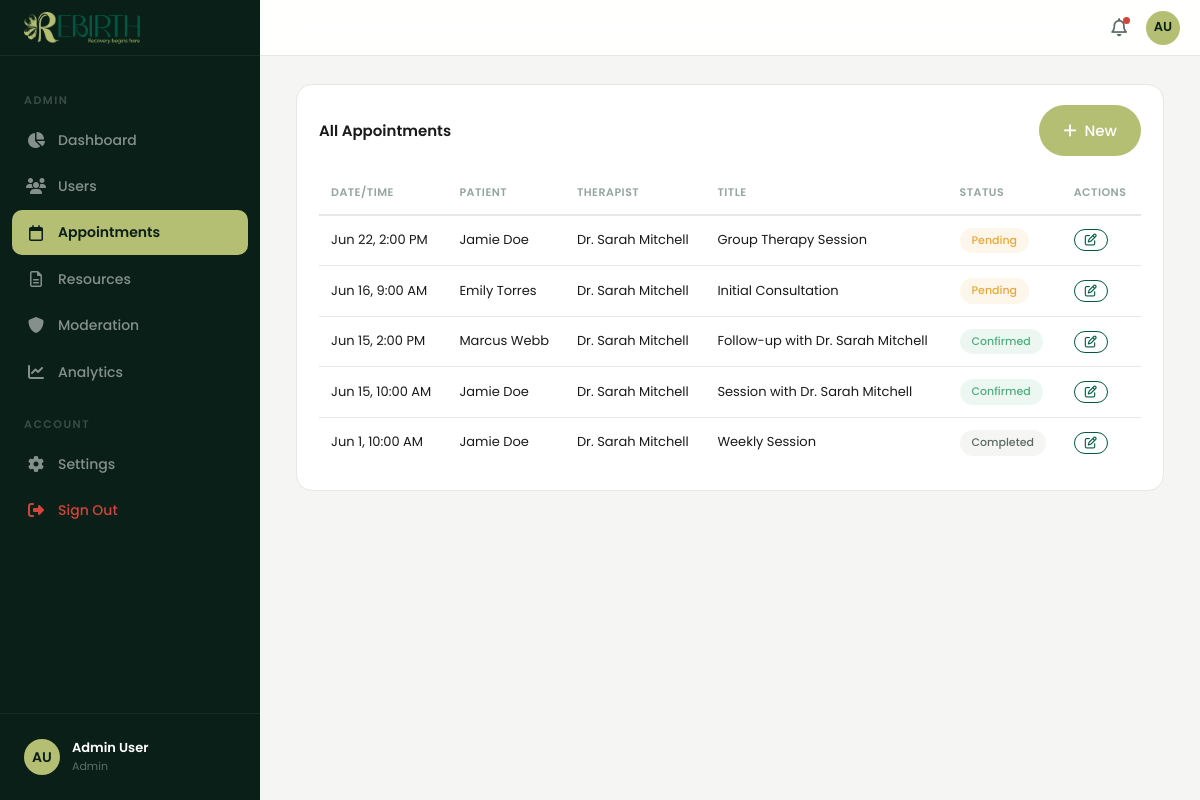
The page /admin/appointments (signed in) on the database its author committed.
### tables this page shows
CREATE TABLE `users` (
  `id` INT AUTO_INCREMENT PRIMARY KEY,
  `name` VARCHAR(100) NOT NULL,
  `email` VARCHAR(255) NOT NULL UNIQUE,
  `password_hash` VARCHAR(255) NOT NULL,
  `role` ENUM('member','therapist','admin') NOT NULL DEFAULT 'member',
  `stage` ENUM('Onboarding','Active','Maintenance','Alumni') NOT NULL DEFAULT 'Onboarding',
  `avatar` VARCHAR(255) DEFAULT NULL,
  `initials` VARCHAR(4) NOT NULL,
  `created_at` DATETIME NOT NULL DEFAULT CURRENT_TIMESTAMP,
  `updated_at` DATETIME NOT NULL DEFAULT CURRENT_TIMESTAMP ON UPDATE CURRENT_TIMESTAMP
);

CREATE TABLE `appointments` (
  `id` INT AUTO_INCREMENT PRIMARY KEY,
  `user_id` INT NOT NULL,
  `therapist_id` INT DEFAULT NULL,
  `title` VARCHAR(200) NOT NULL,
  `date_time` DATETIME NOT NULL,
  `status` ENUM('confirmed','pending','cancelled','completed') NOT NULL DEFAULT 'pending',
  `notes` TEXT DEFAULT NULL,
  `created_at` DATETIME NOT NULL DEFAULT CURRENT_TIMESTAMP,
  FOREIGN KEY (`user_id`) REFERENCES `users`(`id`) ON DELETE CASCADE,
  FOREIGN KEY (`therapist_id`) REFERENCES `users`(`id`) ON DELETE SET NULL
);

### app/core/Controller.php (called while the page is built, shortened)
<?php
class Controller {
  protected function render(string $view, array $data = []): string {
    extract($data);
    require VIEWS_PATH . '/' . $view . '.php';
    return ob_get_clean();
  }
  protected function renderWithLayout(string $layout, string $view, array $data = []): void {
    $content = $this->render($view, $data);
    extract(array_merge($data, ['content' => $content]));
    require VIEWS_PATH . '/layouts/' . $layout . '.php';
  }
}

### app/controllers/AdminController.php (called while the page is built, shortened)
<?php
class AdminController extends Controller {
  private function renderAdmin(string $view, string $title, array $extra = []): void {
    $this->requireRole('admin');
    $user = $this->user();
    $this->renderWithLayout('admin', $view, array_merge([
      'pageTitle' => 'Admin ' . $title . ' - Rebirth',
      'page' => $title,
      'user' => $user,
      '_token' => $this->csrf(),
    ], $extra));
  }
  public function appointments(): void {
    $appointments = Appointment::all();
    $therapists = User::therapists();
    $patients = User::all();
    $this->renderAdmin('admin/appointments', 'Appointments', [
      'appointments' => $appointments,
      'therapists' => $therapists,
      'patients' => $patients,
    ]);
  }
}

### app/core/App.php (called while the page is built, shortened)
<?php
class App {
  private Router $router;
  public function __construct() {
    $this->router = new Router();
  }
  private function registerRoutes(): void {
    $this->router->get('/', 'SiteController@index');
    $this->router->get('/login', 'AuthController@login');
    $this->router->post('/login', 'AuthController@authenticate');
    $this->router->get('/signup', 'AuthController@signup');
    $this->router->post('/signup', 'AuthController@register');
    $this->router->get('/logout', 'AuthController@logout');
    $this->router->post('/logout', 'AuthController@logout');
    $this->router->get('/panel/dashboard', 'PanelController@dashboard');
    $this->router->get('/panel/checkin', 'PanelController@checkin');
    $this->router->get('/panel/journal', 'PanelController@journal');
    $this->router->get('/panel/appointments', 'PanelController@appointments');
    $this->router->get('/panel/community', 'PanelController@community');
    $this->router->get('/panel/progress', 'PanelController@progress');
    $this->router->get('/panel/resources', 'PanelController@resources');
    $this->router->get('/panel/settings', 'PanelController@settings');
    $this->router->post('/checkin', 'PanelController@saveCheckin');
    $this->router->post('/journal/create', 'PanelController@createJournal');
    $this->router->post('/journal/delete', 'PanelController@deleteJournal');
    $this->router->post('/appointments/create', 'PanelController@createAppointment');
    $this->router->post('/appointments/cancel', 'PanelController@cancelAppointment');
    $this->router->post('/messages/create', 'PanelController@createMessage');
    $this->router->post('/messages/like', 'PanelController@likeMessage');
    $this->router->post('/settings/profile', 'PanelController@updateProfile');
    $this->router->post('/settings/join-group', 'PanelController@joinGroup');
    $this->router->get('/therapist/patients', 'PanelController@myPatients');
    $this->router->get('/therapist/patient/{id}', 'PanelController@patientDetail');
    $this->router->get('/panel/messages', 'PanelController@messages');
    $this->router->post('/messages/send', 'PanelController@sendMessage');
    $this->router->get('/messages/poll', 'PanelController@pollMessages');
    $this->router->get('/panel/sos', 'PanelController@sos');
    $this->router->post('/panel/sos/send', 'PanelController@sendSos');
    $this->router->get('/therapist/resources', 'PanelController@therapistResources');
    $this->router->post('/therapist/resources/create', 'PanelController@createTherapistResource');
    $this->router->post('/therapist/resources/delete', 'PanelController@deleteTherapistResource');
    $this->router->get('/therapist/messages', 'PanelController@therapistMessages');
    $this->router->get('/therapist/messages/{id}', 'PanelController@therapistConversation');
    $this->router->get('/therapist/availability', 'PanelController@therapistAvailability');
    $this->router->post('/therapist/availability/save', 'PanelController@saveTherapistAvailability');
    $this->router->get('/therapist/sos', 'PanelController@therapistSos');
    $this->router->post('/therapist/sos/acknowledge', 'PanelController@acknowledgeSos');
    $this->router->post('/therapist/sos/resolve', 'PanelController@resolveSos');
    $this->router->get('/therapist/patient/{id}/progress', 'PanelController@patientProgress');
    $this->router->post('/therapist/patient/{id}/progress/update', 'PanelController@updatePatientProgress');
    $this->router->get('/therapist/sos/count', 'PanelController@sosCount');
    $this->router->get('/therapist/availability/check', 'PanelController@checkAvailability');
    $this->router->get('/admin/appointments/availability', 'AdminController@getAvailability');
    $this->router->get('/admin/dashboard', 'AdminController@dashboard');
    $this->router->get('/admin/users', 'AdminController@users');
    $this->router->get('/admin/appointments', 'AdminController@appointments');
    $this->router->get('/admin/resources', 'AdminController@resources');
    $this->router->get('/admin/moderation', 'AdminController@moderation');
    $this->router->get('/admin/settings', 'AdminController@settings');
    $this->router->get('/admin/analytics', 'AdminController@analytics');
    $this->router->post('/admin/users/create', 'AdminController@createUser');
    $this->router->post('/admin/users/update', 'AdminController@updateUser');
    $this->router->post('/admin/users/delete', 'AdminController@deleteUser');
    $this->router->post('/admin/appointments/create', 'AdminController@createAppointment');
    $this->router->post('/admin/appointments/update', 'AdminController@updateAppointment');
    $this->router->post('/admin/resources/create', 'AdminController@createResource');
    $this->router->post('/admin/resources/update', 'AdminController@updateResource');
    $this->router->post('/admin/resources/delete', 'AdminController@deleteResource');
    $this->router->post('/admin/moderation/delete', 'AdminController@deleteMessage');
  }
  public function run(): void {
    $method = $_SERVER['REQUEST_METHOD'];
    $uri = parse_url($_SERVER['REQUEST_URI'], PHP_URL_PATH);
    $this->router->dispatch($method, $uri);
  }
}

### index.php (called while the page is built, shortened)
<?php
require_once __DIR__ . '/config.php';
$app = new App();
$app->run();

### config.php (called while the page is built, shortened)
<?php
spl_autoload_register(function ($class) {
  $paths = [
    APP_PATH . '/core/' . $class . '.php',
    APP_PATH . '/controllers/' . $class . '.php',
    APP_PATH . '/models/' . $class . '.php',
  ];
  foreach ($paths as $file) {
    if (file_exists($file)) { require_once $file; return; }
  }
});

### app/core/Database.php (called while the page is built, shortened)
<?php
class Database {
  private static ?PDO $instance = null;
  public static function connect(): PDO {
    if (self::$instance === null) {
      $dsn = 'mysql:host=' . DB_HOST . ';port=' . DB_PORT . ';charset=utf8mb4';
      self::$instance = new PDO($dsn, DB_USER, DB_PASS, [
        PDO::ATTR_ERRMODE => PDO::ERRMODE_EXCEPTION,
        PDO::ATTR_DEFAULT_FETCH_MODE => PDO::FETCH_ASSOC,
        PDO::ATTR_EMULATE_PREPARES => false,
      ]);
      self::$instance->exec('CREATE DATABASE IF NOT EXISTS `' . DB_NAME . '` CHARACTER SET utf8mb4 COLLATE utf8mb4_unicode_ci');
      self::$instance->exec('USE `' . DB_NAME . '`');
    }
    return self::$instance;
  }
  public static function query(string $sql, array $params = []): PDOStatement {
    $stmt = self::connect()->prepare($sql);
    $stmt->execute($params);
    return $stmt;
  }
  public static function fetch(string $sql, array $params = []): ?array {
    $row = self::query($sql, $params)->fetch();
    return $row ?: null;
  }
  public static function fetchAll(string $sql, array $params = []): array {
    return self::query($sql, $params)->fetchAll();
  }
}

### app/models/Appointment.php (called while the page is built, shortened)
<?php
class Appointment {
  public static function all(): array {
    return Database::fetchAll(
      "SELECT a.*, u.name as patient_name, u2.name as therapist_name
       FROM appointments a
       LEFT JOIN users u ON u.id = a.user_id
       LEFT JOIN users u2 ON u2.id = a.therapist_id
       ORDER BY a.date_time DESC"
    );
  }
}

### app/core/Middleware.php (called while the page is built, shortened)
<?php
trait Middleware {
  protected function requireAuth(): void {
    $user = Database::fetch("SELECT * FROM users WHERE id = ?", [$_SESSION['user_id']]);
  }
  protected function requireRole(string ...$roles): void {
    $this->requireAuth();
  }
  protected function currentUser(): ?array {
    return $_SESSION['user'] ?? null;
  }
  protected function user(): array {
    $u = $this->currentUser();
    return $u;
  }
}

### app/models/User.php (called while the page is built, shortened)
<?php
class User {
  public static function all(): array {
    return Database::fetchAll("SELECT * FROM users ORDER BY created_at DESC");
  }
  public static function therapists(): array {
    return Database::fetchAll("SELECT * FROM users WHERE role = 'therapist' ORDER BY name");
  }
}

### app/views/admin/appointments.php (the view, shortened to what this page needs)
<div class="card">
  <div class="card-header">
    <h3>All Appointments</h3>
    <button class="btn btn-primary" id="createApptBtn"><i class="fa-solid fa-plus"></i> New</button>
  </div>
  <div class="card-body">
    <div class="table-wrap">
      <table>
        <thead><tr><th>Date/Time</th><th>Patient</th><th>Therapist</th><th>Title</th><th>Status</th><th>Actions</th></tr></thead>
        <tbody>
          <?php foreach ($appointments as $apt): ?>
          <tr>
            <td><?= date('M j, g:i A', strtotime($apt['date_time'])) ?></td>
            <td><?= htmlspecialchars($apt['patient_name']) ?></td>
            <td><?= htmlspecialchars($apt['therapist_name'] ?? 'Unassigned') ?></td>
            <td><?= htmlspecialchars($apt['title']) ?></td>
            <td><span class="badge badge-<?= $apt['status'] === 'confirmed' ? 'green' : ($apt['status'] === 'pending' ? 'orange' : ($apt['status'] === 'completed' ? 'gray' : 'gray')) ?>"><?= htmlspecialchars(ucfirst($apt['status'])) ?></span></td>
            <td>
              <button class="btn btn-outline" style="padding:4px 10px;font-size:12px;" onclick="editAppt(<?= $apt['id'] ?>, '<?= htmlspecialchars(addslashes($apt['title'])) ?>', '<?= $apt['date_time'] ?>', '<?= $apt['status'] ?>', <?= $apt['therapist_id'] ?? 'null' ?>)"><i class="fa-regular fa-pen-to-square"></i></button>
            </td>
          </tr>
          <?php endforeach; ?>
        </tbody>
      </table>
    </div>
  </div>
</div>

### app/core/Router.php (shortened to what this page needs)
<?php
class Router {
  private array $routes = [];
  private function addRoute(string $method, string $path, string $handler): void {
    if (str_contains($path, '{')) {
      $regex = preg_replace('/\{(\w+)\}/', '(?P<$1>[^/]+)', $path);
      $this->patterns[$method][] = ['regex' => '#^' . $regex . '$#', 'handler' => $handler];
    } else {
      $this->routes[$method][$path] = $handler;
    }
  }
  public function dispatch(string $method, string $uri): void {
    $path = '/' . trim(parse_url($uri, PHP_URL_PATH), '/');
    $path = $path === '' ? '/' : $path;
    if (isset($this->routes[$method][$path])) {
      $handler = $this->routes[$method][$path];
      [$controller, $action] = explode('@', $handler);
      $controller = new $controller();
      call_user_func([$controller, $action]);
      return;
    }
  }
}

### app/views/layouts/admin.php (shortened to what this page needs)
<!DOCTYPE html>
<html lang="en">
<head>
  <link rel="stylesheet" href="/css/app.css">
  <link rel="stylesheet" href="https://cdnjs.cloudflare.com/ajax/libs/font-awesome/6.5.1/css/all.min.css">
</head>
<body>
  <div class="app-layout">
    <aside class="app-sidebar">
      <div class="app-sidebar-header">
        <img src="/logo.png" alt="Rebirth Admin">
      </div>
      <nav class="app-sidebar-nav">
        <div class="app-sidebar-section">Admin</div>
        <a href="/admin/dashboard" class="app-sidebar-link <?= $page === 'Dashboard' ? 'active' : '' ?>"><i class="fa-solid fa-chart-pie"></i>Dashboard</a>
        <a href="/admin/users" class="app-sidebar-link <?= $page === 'Users' ? 'active' : '' ?>"><i class="fa-solid fa-users"></i>Users</a>
        <a href="/admin/appointments" class="app-sidebar-link <?= $page === 'Appointments' ? 'active' : '' ?>"><i class="fa-regular fa-calendar"></i>Appointments</a>
        <a href="/admin/resources" class="app-sidebar-link <?= $page === 'Resources' ? 'active' : '' ?>"><i class="fa-regular fa-file-lines"></i>Resources</a>
        <a href="/admin/moderation" class="app-sidebar-link <?= $page === 'Moderation' ? 'active' : '' ?>"><i class="fa-solid fa-shield"></i>Moderation</a>
        <a href="/admin/analytics" class="app-sidebar-link <?= $page === 'Analytics' ? 'active' : '' ?>"><i class="fa-solid fa-chart-line"></i>Analytics</a>
        <div class="app-sidebar-section">Account</div>
        <a href="/admin/settings" class="app-sidebar-link <?= $page === 'Settings' ? 'active' : '' ?>"><i class="fa-solid fa-gear"></i>Settings</a>
        <a href="/logout" class="app-sidebar-link" style="color:var(--color-danger);"><i class="fa-solid fa-right-from-bracket"></i>Sign Out</a>
      </nav>
      <div class="app-sidebar-footer">
        <div class="app-sidebar-user">
          <?php if (!empty($user['avatar'])): ?>
          <img src="/uploads/avatars/<?= htmlspecialchars($user['avatar']) ?>" alt="" class="app-sidebar-user-avatar" style="object-fit:cover;">
          <?php else: ?>
          <div class="app-sidebar-user-avatar"><?= htmlspecialchars($user['initials']) ?></div>
          <?php endif; ?>
          <div>
            <div class="app-sidebar-user-name"><?= htmlspecialchars($user['name']) ?></div>
            <div class="app-sidebar-user-role"><?= htmlspecialchars(ucfirst($user['role'])) ?></div>
          </div>
        </div>
      </div>
    </aside>
    <div class="app-main" style="flex:1;display:flex;flex-direction:column;min-width:0;">
      <header class="app-topbar">
        <div class="app-topbar-left">
          <span class="app-topbar-title">Admin <?= htmlspecialchars($page) ?></span>
        </div>
        <div class="app-topbar-right">
          <button class="app-topbar-btn"><i class="fa-regular fa-bell"></i><span class="dot"></span></button>
          <?php if (!empty($user['avatar'])): ?>
          <img src="/uploads/avatars/<?= htmlspecialchars($user['avatar']) ?>" alt="" class="app-topbar-avatar" style="object-fit:cover;">
          <?php else: ?>
          <div class="app-topbar-avatar"><?= htmlspecialchars($user['initials']) ?></div>
          <?php endif; ?>
        </div>
      </header>
      <div class="app-content">
        <?= $content ?>
      </div>
    </div>
  </div>
</body>
</html>

### rows shown on the page
users: initials "AU", name "Admin User", role "Admin"
appointments: date_time "Jun 22, 2:00 PM", user.name "Jamie Doe", therapist.name "Dr. Sarah Mitchell", title "Group Therapy Session", status "Pending"
appointments: date_time "Jun 16, 9:00 AM", user.name "Emily Torres", therapist.name "Dr. Sarah Mitchell", title "Initial Consultation", status "Pending"
appointments: date_time "Jun 15, 2:00 PM", user.name "Marcus Webb", therapist.name "Dr. Sarah Mitchell", title "Follow-up with Dr. Sarah Mitchell", status "Confirmed"
appointments: date_time "Jun 15, 10:00 AM", user.name "Jamie Doe", therapist.name "Dr. Sarah Mitchell", title "Session with Dr. Sarah Mitchell", status "Confirmed"
appointments: date_time "Jun 1, 10:00 AM", user.name "Jamie Doe", therapist.name "Dr. Sarah Mitchell", title "Weekly Session", status "Completed"
